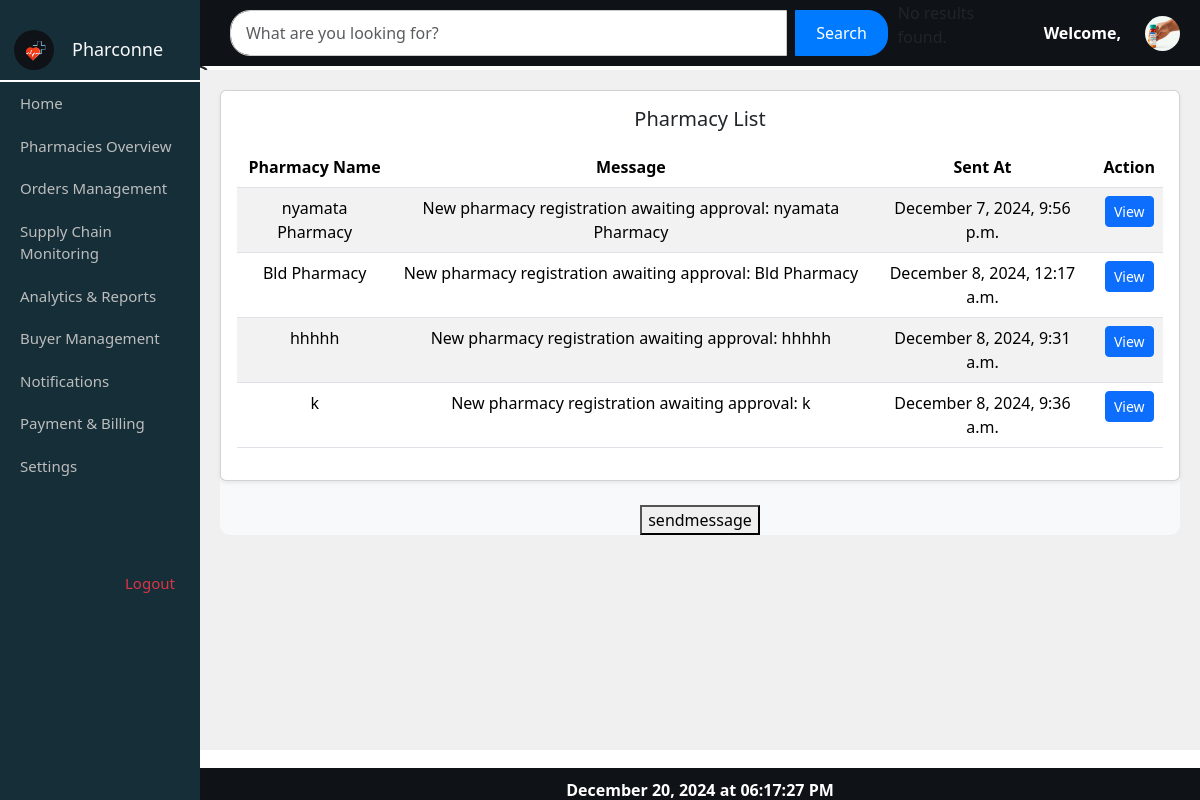
Screenshot of /notification/ with the database file from the repository.
### myapp/models.py (models this page shows, shortened)
class Notification(models.Model):
    pharmacy = models.ForeignKey(Pharmacy, on_delete=models.CASCADE, null=False)
    message = models.CharField(max_length=255)
    is_read = models.BooleanField(default=False)  # Track if notification is read
    created_at = models.DateTimeField(default=timezone.now)

class Pharmacy(models.Model):
    user = models.OneToOneField(User, on_delete=models.CASCADE, null=True, blank=True)
    P_id = models.IntegerField(primary_key=True)
    P_name = models.CharField(max_length=100)
    contact_info = models.CharField(max_length=13)
    location = models.CharField(max_length=100, default='Unknown Location')
    start_time = models.TimeField(default=default_start_time)
    end_time = models.TimeField(default=default_end_time)
    status = models.CharField(max_length=20, default='pending')
    stock_level = models.CharField(max_length=100, default='high')
    password = models.CharField(max_length=100, blank=True, null=True)

### myapp/views.py (the view)
# urls.py: path('notification/', views.notification, name='notification'),
def notification(request):
    notifications = Notification.objects.all()
    return render(request, 'myapp/notification.html', {'data': notifications})

### myapp/templates/myapp/notification.html (shortened to what this page needs)
{% extends 'myapp/pharmacy_list.html' %}
{% load static %}
{% block content %}
<div class="container mt-4">
    <h3>Notifications</h3>
    <div class="content-container">
        <div class="message-container">
            <div class="card shadow-sm mb-4">
                <div class="card-body">
                    <h5 class="card-title mb-3">Pharmacy List</h5>
                    <table class="table table-striped">
                        <thead>
                            <tr>
                                <th>Pharmacy Name</th>
                                <th>Message</th>
                                <th>Sent At</th>
                                <th>Action</th>
                            </tr>
                        </thead>
                        <tbody>
                            {% for notification in data %}
                            <tr>
                                <td>{{ notification.pharmacy.P_name }}</td>
                                <td>{{ notification.message }}</td>
                                <td>{{ notification.created_at|date:"F j, Y, g:i a" }}</td>
                                <td>
                                    <button class="btn btn-primary btn-sm"
                                        data-bs-toggle="modal"
                                        data-bs-target="#pharmacyModal"
                                        data-pharmacy-id="{{ notification.pharmacy.P_id }}"
                                        data-pharmacy-name="{{ notification.pharmacy.P_name }}"
                                        data-contact-info="{{ notification.pharmacy.contact_info }}"
                                        data-location="{{ notification.pharmacy.location }}"
                                        data-start-time="{{ notification.pharmacy.start_time }}"
                                        data-end-time="{{ notification.pharmacy.end_time }}"
                                        data-status="{{ notification.pharmacy.status }}"
                                        data-stock-level="{{ notification.pharmacy.stock_level }}"
                                        data-created-at="{{ notification.created_at|date:"F j, Y, g:i a" }}">
                                            View
                                    </button>
                                </td>
                            </tr>
                            {% empty %}
                            <tr>
                                <td colspan="4" class="text-center">No notifications available</td>
                            </tr>
                            {% endfor %}
                        </tbody>
                    </table>
                </div>
            </div>
            <div>
                <a href="/send/"><button>sendmessage</button></a>
            </div>
        </div>
    </div>
{% endblock %}

### myapp/static/myapp/css/pharmacy_list.css (style rules this page uses)
body { margin: 0; padding: 0; overflow: hidden; }
.content-container { position: absolute; top: 70px; left: 16.666%; right: 0; bottom: 50px; overflow-y: auto; padding: 20px; background-color: #f0f0f0; }
.message-container { text-align: center; background-color: #f8f9fa; background-size: cover; border-radius: 10px; min-height: 300px; }

### rows the page displays
Notification: pharmacy.P_name "nyamata Pharmacy", message "New pharmacy registration awaiting approval: nyamata Pharmacy", created_at "December 7, 2024, 9:56 p.m."
Notification: pharmacy.P_name "Bld Pharmacy", message "New pharmacy registration awaiting approval: Bld Pharmacy", created_at "December 8, 2024, 12:17 a.m."
Notification: pharmacy.P_name "hhhhh", message "New pharmacy registration awaiting approval: hhhhh", created_at "December 8, 2024, 9:31 a.m."
Notification: pharmacy.P_name "k", message "New pharmacy registration awaiting approval: k", created_at "December 8, 2024, 9:36 a.m."
